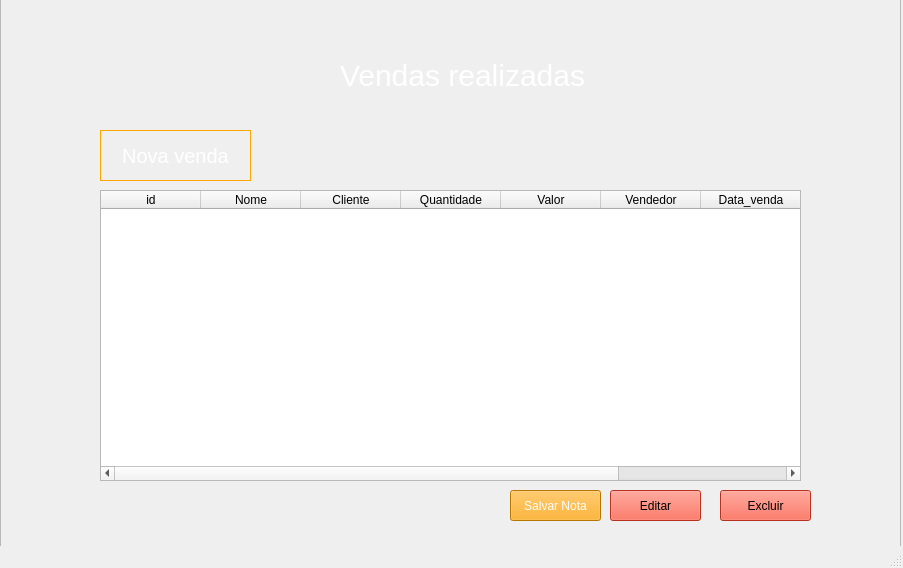
<?xml version="1.0" encoding="UTF-8"?>
<ui version="4.0">
 <class>MainWindow</class>
 <widget class="QMainWindow" name="MainWindow">
  <property name="geometry">
   <rect>
    <x>0</x>
    <y>0</y>
    <width>903</width>
    <height>568</height>
   </rect>
  </property>
  <property name="windowTitle">
   <string>MainWindow</string>
  </property>
  <property name="autoFillBackground">
   <bool>false</bool>
  </property>
  <property name="styleSheet">
   <string notr="true"/>
  </property>
  <property name="documentMode">
   <bool>false</bool>
  </property>
  <widget class="QWidget" name="centralwidget">
   <widget class="QTableWidget" name="tableWidget">
    <property name="geometry">
     <rect>
      <x>100</x>
      <y>190</y>
      <width>701</width>
      <height>291</height>
     </rect>
    </property>
    <property name="styleSheet">
     <string notr="true"/>
    </property>
    <column>
     <property name="text">
      <string>id</string>
     </property>
    </column>
    <column>
     <property name="text">
      <string>Nome</string>
     </property>
    </column>
    <column>
     <property name="text">
      <string>Cliente</string>
     </property>
    </column>
    <column>
     <property name="text">
      <string>Quantidade</string>
     </property>
    </column>
    <column>
     <property name="text">
      <string>Valor</string>
     </property>
    </column>
    <column>
     <property name="text">
      <string>Vendedor</string>
     </property>
    </column>
    <column>
     <property name="text">
      <string>Data_venda</string>
     </property>
    </column>
    <column>
     <property name="text">
      <string>Dia_Cadastro</string>
     </property>
    </column>
   </widget>
   <widget class="QPushButton" name="pushButton_6">
    <property name="geometry">
     <rect>
      <x>720</x>
      <y>490</y>
      <width>91</width>
      <height>31</height>
     </rect>
    </property>
    <property name="styleSheet">
     <string notr="true">background-color: rgb(255, 69, 44);</string>
    </property>
    <property name="text">
     <string>Excluir</string>
    </property>
   </widget>
   <widget class="QPushButton" name="pushButton_7">
    <property name="geometry">
     <rect>
      <x>610</x>
      <y>490</y>
      <width>91</width>
      <height>31</height>
     </rect>
    </property>
    <property name="styleSheet">
     <string notr="true">background-color: rgb(255, 69, 44);
</string>
    </property>
    <property name="text">
     <string>Editar</string>
    </property>
   </widget>
   <widget class="QPushButton" name="pushButton_8">
    <property name="geometry">
     <rect>
      <x>100</x>
      <y>130</y>
      <width>151</width>
      <height>51</height>
     </rect>
    </property>
    <property name="styleSheet">
     <string notr="true">
QPushButton{ border:1px solid orange;color:white;font-size:20px ; }


QPushButton:hover{ background-color:orange;color:black  }


</string>
    </property>
    <property name="text">
     <string>Nova venda</string>
    </property>
   </widget>
   <widget class="QFrame" name="frame">
    <property name="geometry">
     <rect>
      <x>0</x>
      <y>-10</y>
      <width>901</width>
      <height>561</height>
     </rect>
    </property>
    <property name="styleSheet">
     <string notr="true">background-image: url(:/fundo/Black-and-Orange-Desktop-Background.jpg);</string>
    </property>
    <property name="frameShape">
     <enum>QFrame::StyledPanel</enum>
    </property>
    <property name="frameShadow">
     <enum>QFrame::Raised</enum>
    </property>
    <widget class="QLabel" name="label_2">
     <property name="geometry">
      <rect>
       <x>340</x>
       <y>70</y>
       <width>301</width>
       <height>31</height>
      </rect>
     </property>
     <property name="styleSheet">
      <string notr="true">color:white;font-size:30px</string>
     </property>
     <property name="text">
      <string>Vendas realizadas</string>
     </property>
    </widget>
    <widget class="QPushButton" name="pushButton_9">
     <property name="geometry">
      <rect>
       <x>510</x>
       <y>500</y>
       <width>91</width>
       <height>31</height>
      </rect>
     </property>
     <property name="styleSheet">
      <string notr="true">background-color:orange;color:white;
</string>
     </property>
     <property name="text">
      <string>Salvar Nota</string>
     </property>
    </widget>
   </widget>
   <zorder>frame</zorder>
   <zorder>tableWidget</zorder>
   <zorder>pushButton_6</zorder>
   <zorder>pushButton_7</zorder>
   <zorder>pushButton_8</zorder>
  </widget>
  <widget class="QMenuBar" name="menubar">
   <property name="geometry">
    <rect>
     <x>0</x>
     <y>0</y>
     <width>903</width>
     <height>21</height>
    </rect>
   </property>
  </widget>
  <widget class="QStatusBar" name="statusbar"/>
 </widget>
 <resources>
  <include location="../../../../AppData/Local/Programs/Python/Python38-32/Lib/site-packages/qt5_applications/Qt/bin/aquimesmo.qrc"/>
  <include location="cpanel.qrc"/>
 </resources>
 <connections/>
</ui>
